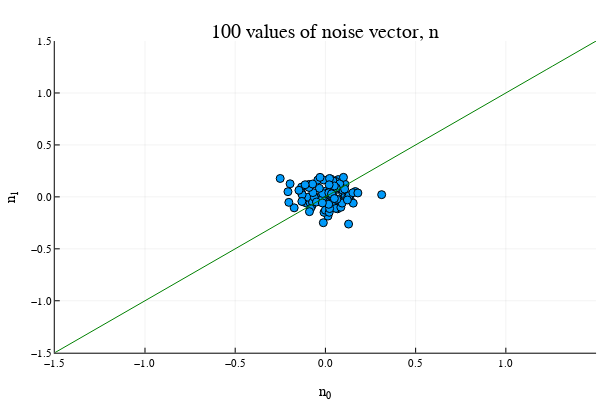

This figure's notebook cell:
### Code cell
# 11. เขียนโปรแกรมด้วยจูเลียเพื่อแสดงเวกเตอร์ของสัญญาณรบกวนด้วยความแปรปรวน σ2 = 0.01 (เท่ากับค่ากําลัง) ที่ขาออกของชุดตัวสห
# สัมพันธ์ สมมติไม่มีสารส่งออกช่องสัญญาณ ด้วยคําสั่งต่อไปนี้ ตามด้วย shift+enter
# Simulate 100 values of noise vectors (n0,n1)
# using Gaussian RV,
# where mean=0, variance=N0/2=0.01
#
using Plots
using LaTeXStrings
plotly()
mean=0
sigma=0.1
n0=sigma*randn(100)
n1=sigma*randn(100)
plot(n0,n1,seriestype=:scatter,title="100 values of noise vector, n")
plot!(xlabel="n₀",ylabel="n₁",legend=:none)
plot!(xlim=(-1.5,1.5),ylim=(-1.5,1.5))
x_bound = range(-1.5,stop=1.5,length=100)
y_bound = x_bound
plot!(y_bound,x_bound,color=:green)
